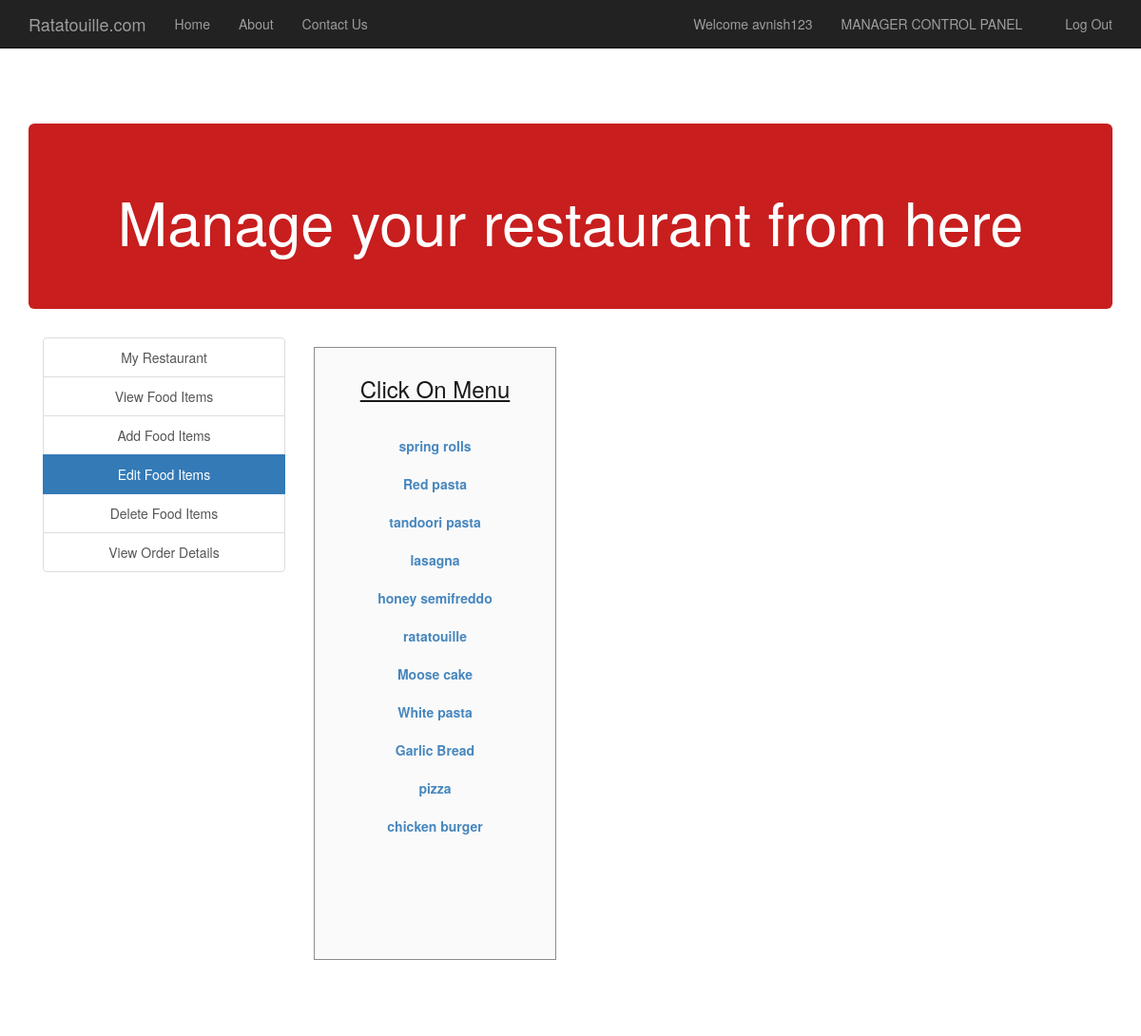
The page /edit_food_items.php (signed in) on the database its author committed.
### tables this page shows
CREATE TABLE `food` (
  `F_ID` int NOT NULL,
  `name` varchar(30) NOT NULL,
  `price` int NOT NULL,
  `description` varchar(200) NOT NULL,
  `R_ID` int NOT NULL,
  `images_path` varchar(200) NOT NULL,
  `options` varchar(10) NOT NULL DEFAULT 'ENABLE'
);

### session_m.php (called while the page is built, shortened)
<?php
$user_check=$_SESSION['login_user1'];
?>

### edit_food_items.php (the view, shortened to what this page needs)
<?php
include('session_m.php');
?>
<!DOCTYPE html>
<html>
  <head>
  </head>
  <link rel="stylesheet" type = "text/css" href ="css/edit_food_items.css">
  <link rel="stylesheet" type = "text/css" href ="css/bootstrap.css">
  <body style="background-image: url(https://www.dominicancooking.com/wp-content/uploads/2008/09/tomate-tomato-DSC_9388.jpg); background-attachment: fixed; background-size: cover">
         <nav class="navbar navbar-inverse navbar-fixed-top navigation-clean-search" role="navigation">
      <div class="container">
        <div class="navbar-header">
          <a class="navbar-brand" href="index.php">Ratatouille.com</a>
        </div>
        <div class="collapse navbar-collapse " id="myNavbar">
          <ul class="nav navbar-nav">
            <li><a href="index.php">Home</a></li>
            <li><a href="aboutus.php">About</a></li>
            <li><a href="contactus.php">Contact Us</a></li>
          </ul>
<?php
if(isset($_SESSION['login_user1'])){
?>
          <ul class="nav navbar-nav navbar-right">
            <li><a href="#"><span class="glyphicon glyphicon-user"></span> Welcome <?php echo $_SESSION['login_user1']; ?> </a></li>
            <li><a href="myrestaurant.php">MANAGER CONTROL PANEL</a></li>
            <li><a href="logout_m.php"><span class="glyphicon glyphicon-log-out"></span> Log Out </a></li>
          </ul>
<?php
}
?>
        </div>
      </div>
    </nav>
<br><br><br><br>
<div class="container">
    <div class="jumbotron">
     <h1 style="color: white; text-align: center;">Manage your restaurant from here</h1>
    </div>
    </div>
<div class="container">
    	<div class="col-xs-3" style="text-align: center;">
    	<div class="list-group">
    		<a href="myrestaurant.php" class="list-group-item ">My Restaurant</a>
    		<a href="view_food_items.php" class="list-group-item ">View Food Items</a>
    		<a href="add_food_items.php" class="list-group-item ">Add Food Items</a>
    		<a href="edit_food_items.php" class="list-group-item active">Edit Food Items</a>
    		<a href="delete_food_items.php" class="list-group-item ">Delete Food Items</a>
        <a href="view_order_details.php" class="list-group-item ">View Order Details</a>
    	</div>
    </div>
<div class="col-xs-3">
  <div class="form-area" style="padding: 10px 10px 110px 10px; ">
    <div style="text-align: center;">
      <h3 style="color:black;"><u>Click On Menu</u> <br><br></h3>
    </div>
    <?php
    $query = mysqli_query($conn, "SELECT * FROM food f WHERE f.R_ID IN (SELECT r.R_ID FROM RESTAURANTS r WHERE r.M_ID='$user_check') ORDER BY F_ID");
    while ($row = mysqli_fetch_array($query)) {
      ?>
      <div class="list-group" style="text-align: center;">
        <?php
      echo "<b><a href='edit_food_items.php?update= {$row['F_ID']}'>{$row['name']}</a></b>";
        ?>
      </div>
    <?php
    }
    ?>
  </div>
</div>
</div>
  </body>
<br>
</html>

### css/edit_food_items.css (style rules this page uses)
body,html { height: 100%; }
body { padding-top: 50px; background-image: url('headerimg2.jpg'); background-repeat: repeat; background-size: 100%; }
.form-area { background-color: #FAFAFA; padding: 10px 40px 60px; margin: 10px 0px 60px; border: 1px solid GREY; opacity:0.9; }

### rows shown on the page
food: name "spring rolls"
food: name "Red pasta"
food: name "tandoori pasta"
food: name "lasagna"
food: name "honey semifreddo"
food: name "ratatouille"
food: name "Moose cake"
food: name "White pasta"
food: name "Garlic Bread"
food: name "pizza"
food: name "chicken burger"

### other values the page prints
$_SESSION['login_user1'] "avnish123"
